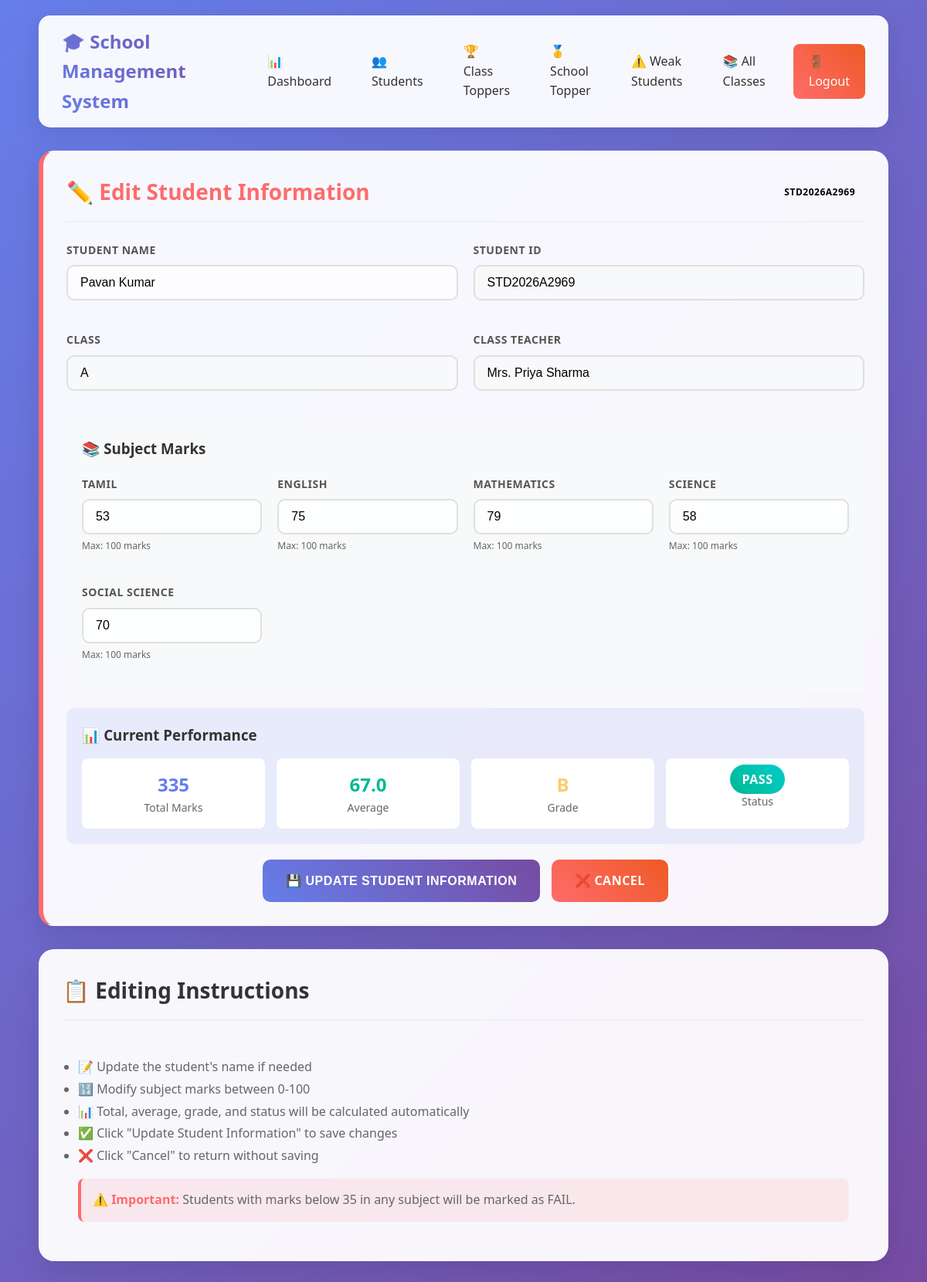
Page /edit/4 (signed in) on the committed database.
### tables this page shows
CREATE TABLE students (
            id INTEGER PRIMARY KEY AUTOINCREMENT,
            student_id TEXT UNIQUE NOT NULL,
            name TEXT NOT NULL,
            class TEXT NOT NULL,
            class_teacher TEXT NOT NULL,
            tamil INTEGER,
            english INTEGER,
            maths INTEGER,
            science INTEGER,
            social INTEGER,
            total INTEGER,
            average REAL,
            grade TEXT,
            status TEXT,
            created_at TIMESTAMP DEFAULT CURRENT_TIMESTAMP
        );

### app.py (the view)
    def decorated_function(*args, **kwargs):
        if 'teacher_id' not in session:
            return redirect(url_for('login'))
        return f(*args, **kwargs)

### app.py (called while the page is built, shortened)
def get_db():
    conn = sqlite3.connect("students.db")
    conn.row_factory = sqlite3.Row
    return conn

def login_required(f):
    def decorated_function(*args, **kwargs):
        if 'teacher_id' not in session:
            return redirect(url_for('login'))
        return f(*args, **kwargs)
    decorated_function.__name__ = f.__name__
    return decorated_function

@app.route("/edit/<int:id>", methods=['GET', 'POST'])
@login_required
def edit(id):
    teacher_class = session.get('teacher_class')
    conn = get_db()
    student = conn.execute("SELECT * FROM students WHERE id = ? AND class = ?",
                          (id, teacher_class)).fetchone()
    conn.close()
    if not student:
        flash('Student not found or access denied!', 'error')
        return redirect(url_for('index'))
    return render_template("edit.html", student=student)

### templates/edit.html (shortened to what this page needs)
<!DOCTYPE html>
<html lang="en">
<head>
    <link rel="stylesheet" href="/static/style.css">
</head>
<body>
    <div class="container">
        <nav class="navbar">
            <div class="nav-brand">
                🎓 School Management System
            </div>
            <div class="nav-links">
                <a href="/dashboard" class="nav-link">📊 Dashboard</a>
                <a href="/" class="nav-link">👥 Students</a>
                <a href="/class-toppers" class="nav-link">🏆 Class Toppers</a>
                <a href="/school-topper" class="nav-link">🥇 School Topper</a>
                <a href="/weak-students" class="nav-link">⚠️ Weak Students</a>
                <a href="/all-classes" class="nav-link">📚 All Classes</a>
                <a href="/logout" class="nav-link logout-btn">🚪 Logout</a>
            </div>
        </nav>
        <div class="card class-{{ student['class'].lower() }}">
            <div class="card-header">
                <h1 class="card-title">✏️ Edit Student Information</h1>
                <span class="badge badge-info">{{ student['student_id'] }}</span>
            </div>
            <form method="POST">
                <div style="display: grid; grid-template-columns: 1fr 1fr; gap: 20px; margin-bottom: 20px;">
                    <div>
                        <div class="form-group">
                            <label class="form-label">Student Name</label>
                            <input type="text" name="name" class="form-control" value="{{ student['name'] }}" required>
                        </div>
                    </div>
                    <div>
                        <div class="form-group">
                            <label class="form-label">Student ID</label>
                            <input type="text" class="form-control" value="{{ student['student_id'] }}" readonly style="background: #f8f9fa;">
                        </div>
                    </div>
                </div>
                <div style="display: grid; grid-template-columns: 1fr 1fr; gap: 20px; margin-bottom: 20px;">
                    <div>
                        <div class="form-group">
                            <label class="form-label">Class</label>
                            <input type="text" class="form-control" value="{{ student['class'] }}" readonly style="background: #f8f9fa;">
                        </div>
                    </div>
                    <div>
                        <div class="form-group">
                            <label class="form-label">Class Teacher</label>
                            <input type="text" class="form-control" value="{{ student['class_teacher'] }}" readonly style="background: #f8f9fa;">
                        </div>
                    </div>
                </div>
                <div style="background: #f8f9fa; padding: 20px; border-radius: 10px; margin-bottom: 20px;">
                    <h3 style="margin-bottom: 20px; color: #333;">📚 Subject Marks</h3>
                    <div style="display: grid; grid-template-columns: repeat(auto-fit, minmax(200px, 1fr)); gap: 20px;">
                        <div class="form-group">
                            <label class="form-label">Tamil</label>
                            <input type="number" name="tamil" class="form-control" value="{{ student['tamil'] }}" min="0" max="100" required>
                            <div style="font-size: 12px; color: #666; margin-top: 5px;">Max: 100 marks</div>
                        </div>
                        <div class="form-group">
                            <label class="form-label">English</label>
                            <input type="number" name="english" class="form-control" value="{{ student['english'] }}" min="0" max="100" required>
                            <div style="font-size: 12px; color: #666; margin-top: 5px;">Max: 100 marks</div>
                        </div>
                        <div class="form-group">
                            <label class="form-label">Mathematics</label>
                            <input type="number" name="maths" class="form-control" value="{{ student['maths'] }}" min="0" max="100" required>
                            <div style="font-size: 12px; color: #666; margin-top: 5px;">Max: 100 marks</div>
                        </div>
                        <div class="form-group">
                            <label class="form-label">Science</label>
                            <input type="number" name="science" class="form-control" value="{{ student['science'] }}" min="0" max="100" required>
                            <div style="font-size: 12px; color: #666; margin-top: 5px;">Max: 100 marks</div>
                        </div>
                        <div class="form-group">
                            <label class="form-label">Social Science</label>
                            <input type="number" name="social" class="form-control" value="{{ student['social'] }}" min="0" max="100" required>
                            <div style="font-size: 12px; color: #666; margin-top: 5px;">Max: 100 marks</div>
                        </div>
                    </div>
                </div>
                <div style="background: rgba(102, 126, 234, 0.1); padding: 20px; border-radius: 10px; margin-bottom: 20px;">
                    <h3 style="margin-bottom: 15px; color: #333;">📊 Current Performance</h3>
                    <div style="display: grid; grid-template-columns: repeat(auto-fit, minmax(150px, 1fr)); gap: 15px;">
                        <div style="text-align: center; padding: 15px; background: white; border-radius: 8px;">
                            <div style="font-size: 24px; font-weight: bold; color: #667eea;">{{ student['total'] }}</div>
                            <div style="color: #666; font-size: 14px;">Total Marks</div>
                        </div>
                        <div style="text-align: center; padding: 15px; background: white; border-radius: 8px;">
                            <div style="font-size: 24px; font-weight: bold; color: #00b894;">{{ "%.1f"|format(student['average']) }}</div>
                            <div style="color: #666; font-size: 14px;">Average</div>
                        </div>
                        <div style="text-align: center; padding: 15px; background: white; border-radius: 8px;">
                            <div style="font-size: 24px; font-weight: bold; color: #fdcb6e;">{{ student['grade'] }}</div>
                            <div style="color: #666; font-size: 14px;">Grade</div>
                        </div>
                        <div style="text-align: center; padding: 15px; background: white; border-radius: 8px;">
                            <span class="badge badge-{{ 'success' if student['status'] == 'PASS' else 'danger' }}" style="font-size: 16px; padding: 8px 16px;">
                                {{ student['status'] }}
                            </span>
                            <div style="color: #666; font-size: 14px; margin-top: 5px;">Status</div>
                        </div>
                    </div>
                </div>
                <div style="display: flex; gap: 15px; justify-content: center;">
                    <button type="submit" class="btn btn-primary" style="padding: 15px 30px;">
                        💾 Update Student Information
                    </button>
                    <a href="/" class="btn btn-danger" style="padding: 15px 30px; text-decoration: none;">
                        ❌ Cancel
                    </a>
                </div>
            </form>
        </div>
        <div class="card">
            <div class="card-header">
                <h3 class="card-title">📋 Editing Instructions</h3>
            </div>
            <div style="padding: 20px;">
                <ul style="color: #666; line-height: 1.8;">
                    <li>📝 Update the student's name if needed</li>
                    <li>🔢 Modify subject marks between 0-100</li>
                    <li>📊 Total, average, grade, and status will be calculated automatically</li>
                    <li>✅ Click "Update Student Information" to save changes</li>
                    <li>❌ Click "Cancel" to return without saving</li>
                </ul>
                <div style="background: rgba(255, 107, 107, 0.1); padding: 15px; border-radius: 8px; margin-top: 15px; border-left: 4px solid #ff6b6b;">
                    <strong style="color: #ff6b6b;">⚠️ Important:</strong>
                    <span style="color: #666;">Students with marks below 35 in any subject will be marked as FAIL.</span>
                </div>
            </div>
        </div>
    </div>
</body>
</html>

### static/style.css (style rules this page uses)
* { margin: 0; padding: 0; box-sizing: border-box; }
body { font-family: 'Segoe UI', Tahoma, Geneva, Verdana, sans-serif; background: linear-gradient(135deg, #667eea 0%, #764ba2 100%); min-height: 100vh; line-height: 1.6; }
.container { width: 95%; max-width: 1400px; margin: 0 auto; padding: 20px; }
.navbar { background: rgba(255, 255, 255, 0.95); backdrop-filter: blur(10px); padding: 15px 30px; border-radius: 15px; margin-bottom: 30px; box-shadow: 0 8px 32px rgba(0, 0, 0, 0.1); display: flex; justify-content: space-between; align-items: center; }
.nav-brand { font-size: 24px; font-weight: bold; background: linear-gradient(45deg, #667eea, #764ba2); -webkit-background-clip: text; -webkit-text-fill-color: transparent; }
.nav-links { display: flex; gap: 20px; align-items: center; }
.nav-link { text-decoration: none; color: #333; font-weight: 500; padding: 8px 16px; border-radius: 8px; transition: all 0.3s ease; }
.logout-btn { background: linear-gradient(45deg, #ff6b6b, #ee5a24); color: white !important; padding: 10px 20px !important; }
.card { background: rgba(255, 255, 255, 0.95); backdrop-filter: blur(10px); padding: 30px; border-radius: 20px; margin-bottom: 30px; box-shadow: 0 15px 35px rgba(0, 0, 0, 0.1); border: 1px solid rgba(255, 255, 255, 0.2); transition: transform 0.3s ease, box-shadow 0.3s ease; }
.card-header { display: flex; justify-content: space-between; align-items: center; margin-bottom: 25px; padding-bottom: 15px; border-bottom: 2px solid #f0f0f0; }
.card-title { font-size: 28px; font-weight: bold; color: #333; }
.class-a { border-left: 6px solid #FF6B6B; }
.class-a .card-title { color: #FF6B6B; }
.form-group { margin-bottom: 20px; }
.form-label { display: block; font-weight: 600; color: #555; margin-bottom: 8px; font-size: 14px; text-transform: uppercase; letter-spacing: 0.5px; }
.form-control { width: 100%; padding: 12px 16px; border: 2px solid #e0e0e0; border-radius: 10px; font-size: 16px; transition: all 0.3s ease; background: rgba(255, 255, 255, 0.8); }
.btn { padding: 12px 30px; border: none; border-radius: 10px; font-size: 16px; font-weight: 600; cursor: pointer; transition: all 0.3s ease; text-transform: uppercase; letter-spacing: 0.5px; display: inline-flex; align-items: center; gap: 8px; }
.btn-primary { background: linear-gradient(45deg, #667eea, #764ba2); color: white; }
.btn-danger { background: linear-gradient(45deg, #ff6b6b, #ee5a24); color: white; }
.badge { padding: 6px 12px; border-radius: 20px; font-size: 12px; font-weight: 600; text-transform: uppercase; letter-spacing: 0.5px; }
.badge-success { background: linear-gradient(45deg, #00b894, #00cec9); color: white; }

### rows in the picture
students: student_id "STD2026A2969", name "Pavan Kumar", class "A", class_teacher "Mrs. Priya Sharma", tamil "53", english "75", maths "79", science "58", social "70", total "335", average "67.0", grade "B", status "PASS"
